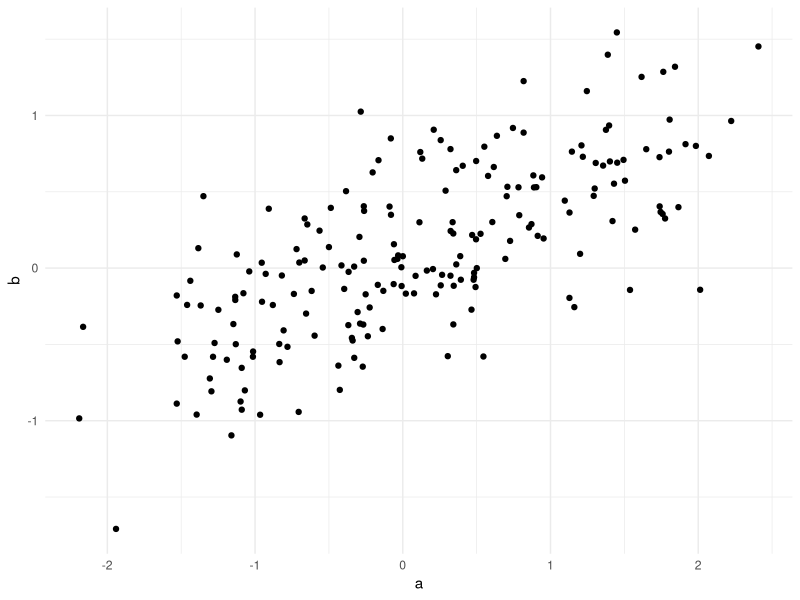
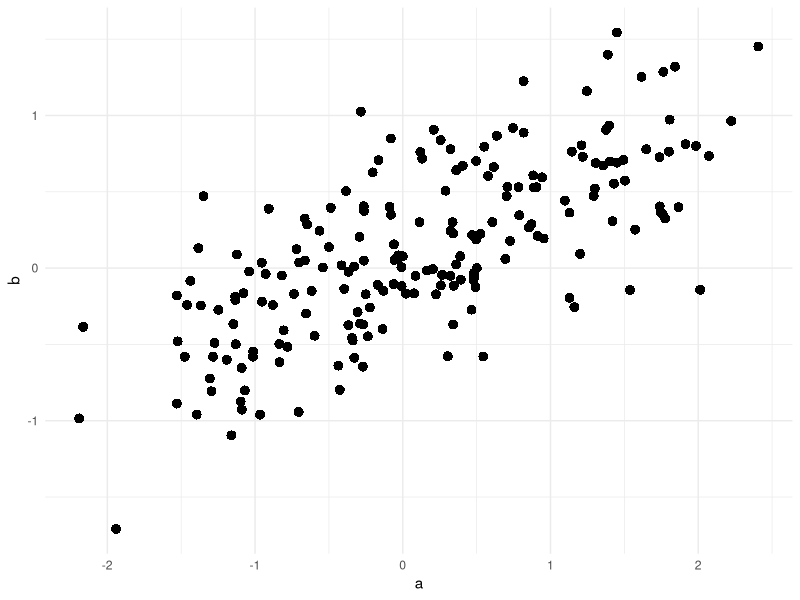
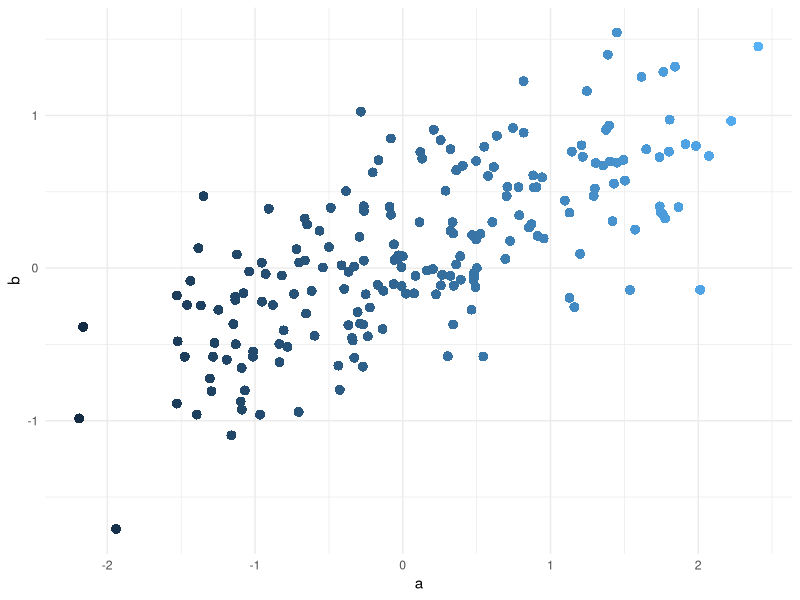
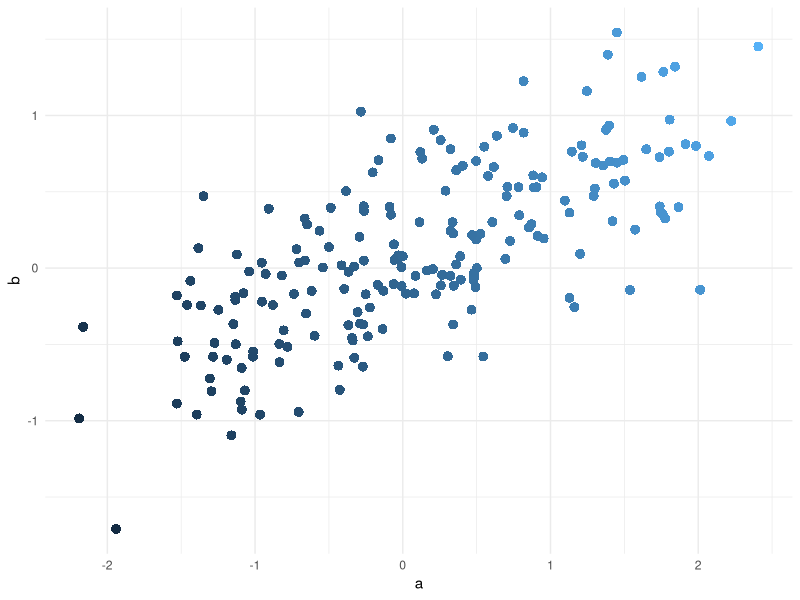
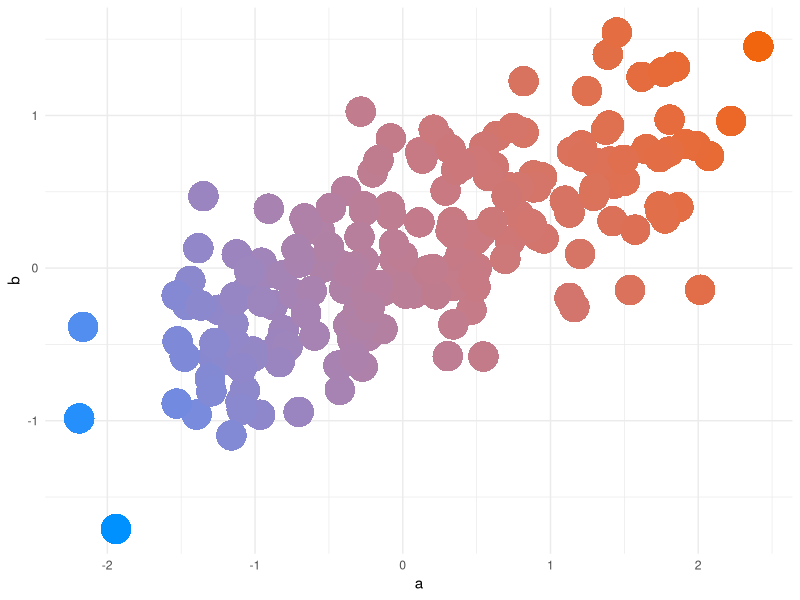
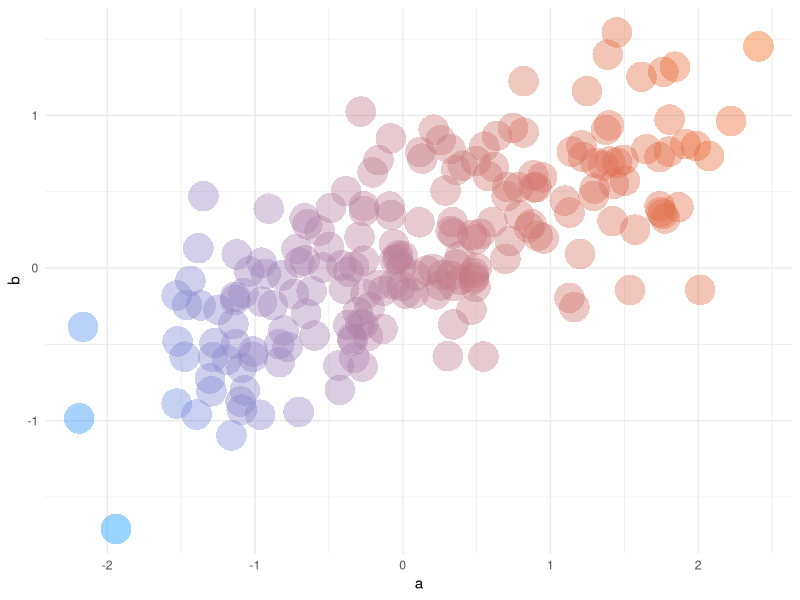
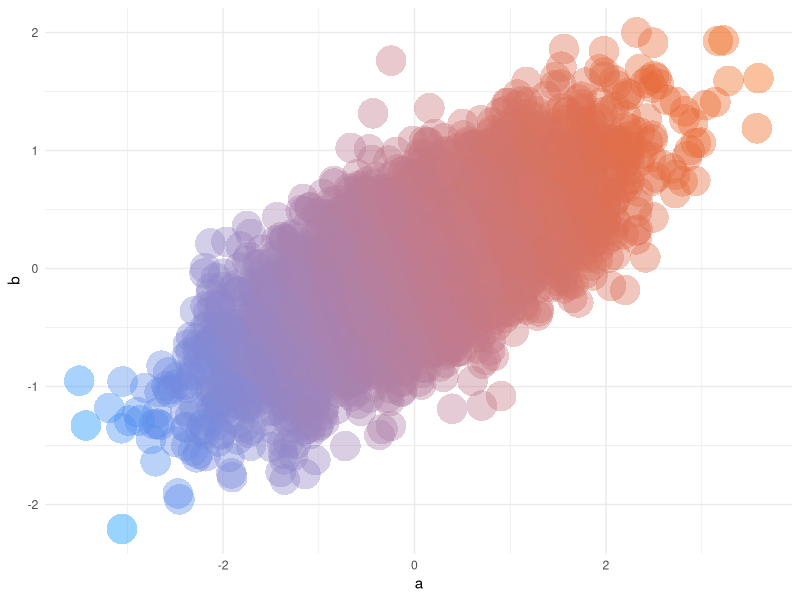
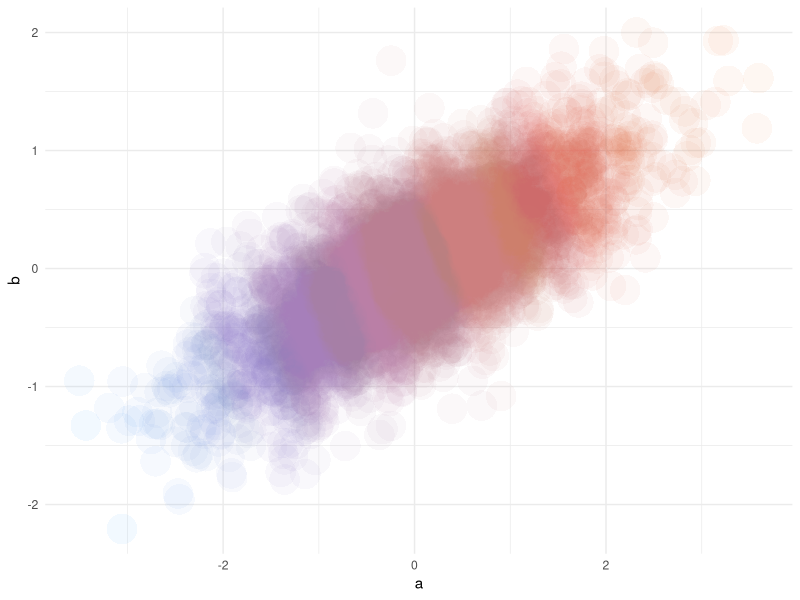

Write R code to recreate these figures, in order.
library(ggplot2)
library(tidyverse)
library(ggthemes)
library(scales)
library(fields)

set.seed(170513)
n <- 200
d <- data.frame(a = rnorm(n))
d$b <- 0.4 * (d$a + rnorm(n))
head(d)


d %>% ggplot(aes(a, b)) + 
  geom_point() +
  theme_minimal()

# Change size + points.
d %>% ggplot(aes(a, b)) + 
  geom_point(shape = 16, size = 3) +
  theme_minimal()

# Color
d %>% ggplot(aes(a, b, color = a)) + 
  geom_point(shape = 16, size = 3, show.legend = FALSE) +
  theme_minimal()
# Color change from left -> right. Rather for direction of correlation (diagonally).
# Colors points by First Principal Component. Add as variable 'pc' for usage as color in aes()
d$pc <- predict(prcomp(~a + b, d))[, 1]

d %>% ggplot(aes(a, b, color = pc)) + 
  geom_point(shape = 16, size = 3, show.legend = FALSE) +
  theme_minimal()

# Use scale_color_gradient to customize select colors:
d %>% ggplot(aes(a, b, color = pc)) + 
  geom_point(shape = 16, size = 10, show.legend = FALSE) +
  theme_minimal() +
  scale_color_gradient(low = "#0091ff", high = "#f0650e")

# Points mushed up. Adjust transparency with 'alpha' in aes()
d %>% ggplot(aes(a, b, color = pc)) + 
  geom_point(shape = 16, size = 10, show.legend = FALSE, alpha = 0.4) +
  theme_minimal() +
  scale_color_gradient(low = "#0091ff", high = "#f0650e")

# What if ^^^ # of points? Change size or...?
set.seed(170513)
n <- 5000
d <- data.frame(a = rnorm(n))
d$b <- 0.4 * (d$a + rnorm(n))
d$pc <- predict(prcomp(~a + b, d))[,1]

d %>% ggplot(aes(a, b, color = pc)) + 
  geom_point(shape = 16, size = 10, show.legend = FALSE, alpha = 0.4) +
  theme_minimal() +
  scale_color_gradient(low = "#0091ff", high = "#f0650e")
# If use alpha...
d %>% ggplot(aes(a, b, color = pc)) + 
  geom_point(shape = 16, size = 10, show.legend = FALSE, alpha = 0.05) +
  theme_minimal() +
  scale_color_gradient(low = "#0091ff", high = "#f0650e")
# Inability see extreme points or outliers.
# Usage bivariate density to inverse point density on 'alpha', plot as 1/density:
d$density <- fields::interp.surface(MASS::kde2d(d$a, d$b), d[, c("a", "b")])
1/d$density

d %>% ggplot(aes(a, b, color = pc, alpha = 1/density)) + 
  geom_point(shape = 16, size = 10, show.legend = FALSE) +
  theme_minimal() +
  scale_color_gradient(low = "#0091ff", high = "#f0650e")

# Extreme points too bright. Tweak alpha range with scale_alpha()
d %>% ggplot(aes(a, b, color = pc, alpha = 1/density)) + 
  geom_point(shape = 16, size = 10, show.legend = FALSE) +
  theme_minimal() +
  scale_color_gradient(low = "#0091ff", high = "#f0650e") +
  scale_alpha(range = c(0.05, 0.5))


# All together:
# Simulate data
set.seed(170513)
n <- 2000
d <- data.frame(a = rnorm(n))
d$b <- -(d$a + rnorm(n, sd = 2))

# Add first principal component
d$pc <- predict(prcomp(~a+b, d))[,1]

# Add density for each point
d$density <- fields::interp.surface(
  MASS::kde2d(d$a, d$b), d[,c("a", "b")])

# Plot
ggplot(d, aes(a, b, color = pc, alpha = 1/density)) +
  geom_point(shape = 16, size = 5, show.legend = FALSE) +
  theme_minimal() +
  scale_color_gradient(low = "#32aeff", high = "#f2aeff") +
  scale_alpha(range = c(.25, .6))
